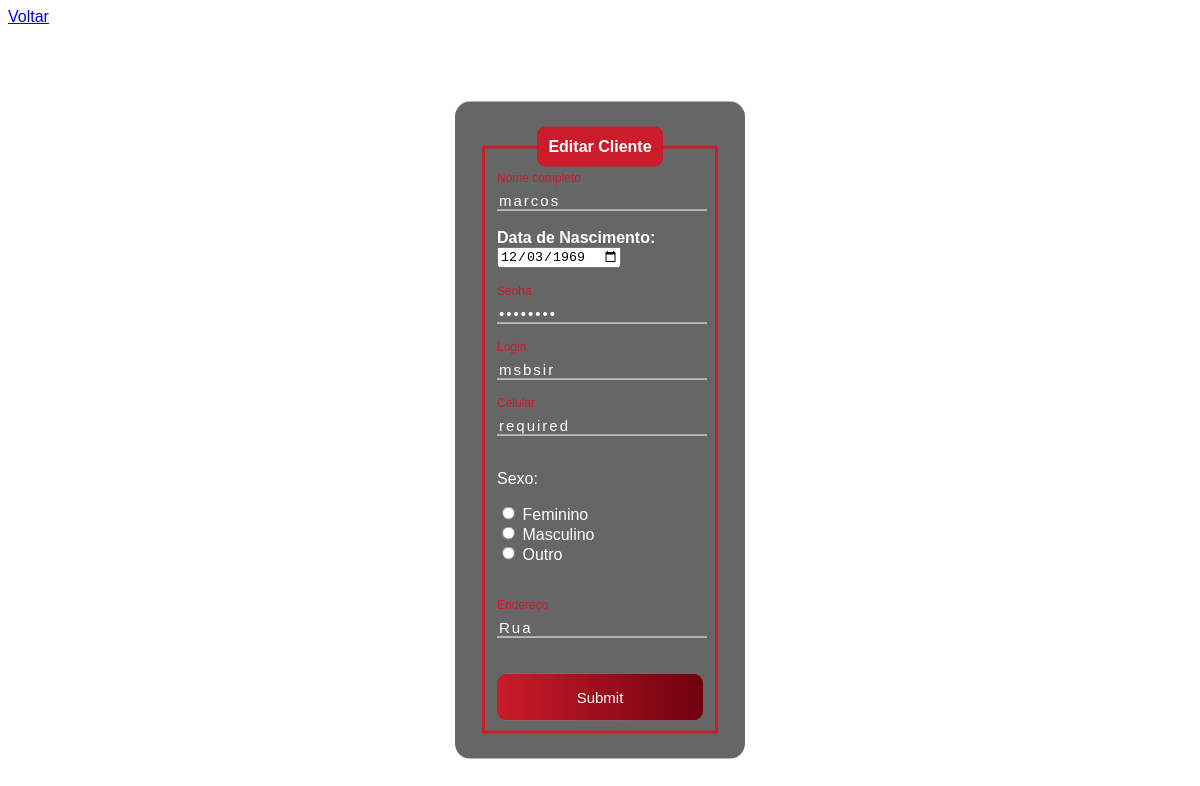
Screenshot of /HTML/editarUser.php?id=129 with the database file from the repository.
### tables this page shows
CREATE TABLE `usuarios` (
  `id` int(11) NOT NULL,
  `nome` varchar(80) NOT NULL,
  `nomeMaterno` varchar(255) NOT NULL,
  `dataNasc` date NOT NULL,
  `sexo` varchar(15) NOT NULL,
  `cpf` varchar(20) NOT NULL,
  `celular` varchar(20) NOT NULL,
  `telefoneFixo` varchar(20) NOT NULL,
  `endereco` varchar(255) NOT NULL,
  `login` varchar(20) NOT NULL,
  `senha` varchar(20) NOT NULL,
  `adm` char(1) NOT NULL,
  `dono` char(1) NOT NULL
);

### HTML/editarUser.php (the view, shortened to what this page needs)
<?php
    include_once('../php/config.php');
    if(!empty($_GET['id']))
    {
        $id = $_GET['id'];
        $sqlSelect = "SELECT * FROM usuarios WHERE id=?";
        $stmt = $conexao->prepare($sqlSelect);
        $stmt->bind_param("i", $id);
        $stmt->execute();
        $result = $stmt->get_result();
        if($result->num_rows > 0)
        {
            while($user_data = mysqli_fetch_assoc($result))
            {
                $nome = $user_data['nome'];
                $dataNasc = $user_data['dataNasc'];
                $sexo = $user_data['sexo'];
                $celular = $user_data['celular'];
                $endereco = $user_data['endereco'];
                $login = $user_data['login'];
                $senha = $user_data['senha'];
            }
        }
        else
        {
            header('Location: ../admin/indexadm.php');
        }
    }
    else
    {
        header('Location: ../admin/indexadm.php');
    }
?>
<!DOCTYPE html>
<html lang="pt-bt">
<head>
</head>
<body>
    <a href="../admin/indexadm.php">Voltar</a>
    <div class="box">
        <form action="../php/saveEdit.php" method="POST">
            <fieldset>
                <legend><b>Editar Cliente</b></legend>
                <br>
                <div class="inputBox">
                    <input type="text" name="nome" id="nome" class="inputUser" value=<?php echo $nome;?> required>
                    <label for="nome" class="labelInput">Nome completo</label>
                </div>
                <br>
                <label for="data_nascimento"><b>Data de Nascimento:</b></label>
                <input type="date" name="dataNasc" id="dataNasc" value=<?php echo $dataNasc;?> required>
                <br><br><br>
                <div class="inputBox">
                    <input type="password" name="senha" id="senha" class="inputUser" value=<?php echo $senha;?> required>
                    <label for="senha" class="labelInput">Senha</label>
                </div>
                <br><br>
                <div class="inputBox">
                    <input type="text" name="login" id="login" class="inputUser" value=<?php echo $login;?> required>
                    <label for="login" class="labelInput">Login</label>
                </div>
                <br><br>
                <div class="inputBox">
                    <input type="text" name="celular" id="celular" class="inputUser" value=<?php echo $celular;?> required>
                    <label for="celular" class="labelInput">Celular</label>
                </div>
                <br>
                <p>Sexo:</p>
                <input type="radio" id="feminino" name="sexo" value="feminino" <?php echo ($sexo == 'feminino') ? 'checked' : '';?> required>
                <label for="feminino">Feminino</label>
                <br>
                <input type="radio" id="masculino" name="sexo" value="masculino" <?php echo ($sexo == 'masculino') ? 'checked' : '';?> required>
                <label for="masculino">Masculino</label>
                <br>
                <input type="radio" id="outro" name="sexo" value="outro" <?php echo ($sexo == 'outro') ? 'checked' : '';?> required>
                <label for="outro">Outro</label>
                <br><br>
                <br>
                <br>
                <div class="inputBox">
                    <input type="text" name="endereco" id="endereco" class="inputUser" value=<?php echo $endereco;?> required>
                    <label for="endereco" class="labelInput">Endereço</label>
                </div>
                <br><br>
                <input type="submit" name="update" id="submit">
            </fieldset>
        </form>
    </div>
</body>
</html>

### HTML/editarUser.php (style rules this page uses)
body { font-family: Arial, Helvetica, sans-serif; }
.box { color: white; position: absolute; top: 50%; left: 50%; transform: translate(-50%,-50%); background-color: rgba(0, 0, 0, 0.6); padding: 25px; margin: 30px 0 30px 0; border-radius: 15px; width: 20%; }
fieldset { border: 3px solid #ca1c2a; }
legend { border: 1px solid #ca1c2a; padding: 10px; text-align: center; background-color: #ca1c2a; border-radius: 8px; }
.inputBox { position: relative; }
.inputUser { background: none; border: none; border-bottom: 1px solid white; outline: none; color: white; font-size: 15px; width: 100%; letter-spacing: 2px; }
.labelInput { position: absolute; top: 0px; left: 0px; pointer-events: none; transition: .5s; }
.inputUser:focus ~ .labelInput, .inputUser:valid ~ .labelInput { top: -20px; font-size: 12px; color: #ca1c2a; }
#submit { background-image: linear-gradient(to right,#ca1c2a, #70000E); width: 100%; border: none; padding: 15px; color: white; font-size: 15px; cursor: pointer; border-radius: 10px; }

### rows the page displays
usuarios: nome "marcos", dataNasc "12/03/1969", login "msbsir", sexo "☐ Feminino", sexo "☐ Masculino", sexo "☐ Outro", endereco "Rua"
